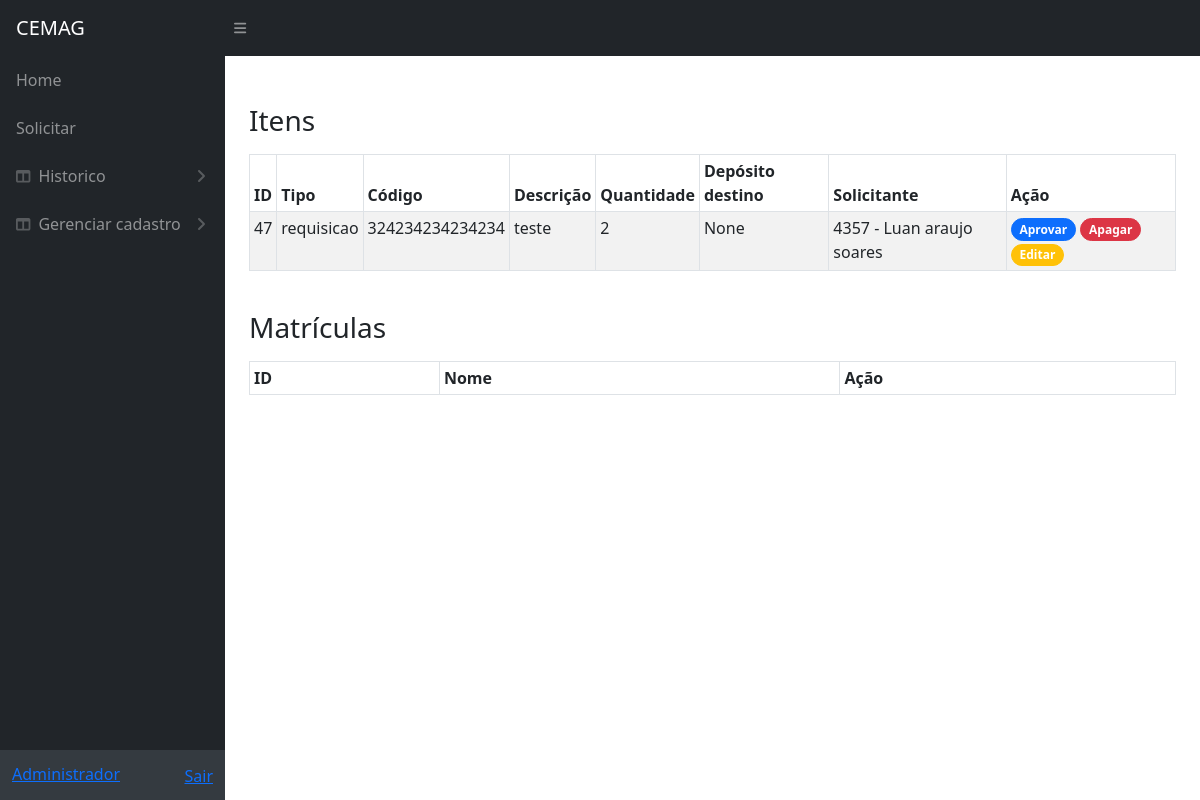
Page /solicitacao/gerir-solicitacao-cadastro/ (signed in) on the committed database.
### solicitacao/models.py (models this page shows, shortened)
class SolicitacaoCadastroItem(models.Model):
    tipo_solicitacao = models.CharField(max_length=20)
    funcionario = models.ForeignKey(Funcionario, on_delete=models.CASCADE, related_name='cadastro_item')
    codigo = models.CharField(max_length=100, blank=True, null=True)
    descricao = models.CharField(max_length=100, blank=True, null=True)
    quantidade = models.IntegerField()
    deposito_destino = models.ForeignKey(DepositoDestino, on_delete=models.CASCADE, related_name='solicitacao_deposito_destino', null=True, blank=True)
    cc = models.ForeignKey(Cc, on_delete=models.CASCADE, related_name='cadastro_cc', blank=True, null=True)
    aprovado = models.BooleanField(default=False)
    data_aprovacao = models.DateTimeField(blank=True, null=True)

### cadastro/models.py (models this page shows, shortened)
class Funcionario(models.Model):
    nome = models.CharField(max_length=100)
    matricula = models.CharField(max_length=5, unique=True)
    cc = models.ManyToManyField(Cc, related_name='funcionario_cc')

### solicitacao/views.py (the view, shortened to what this page needs)
# urls.py: path('gerir-solicitacao-cadastro/', views.gerir_solicitacoes, name='gerir_solicitacoes'),
@login_required
def gerir_solicitacoes(request):
    cadastro_matricula = SolicitacaoNovaMatricula.objects.filter(aprovado=False)
    cadastro_item = SolicitacaoCadastroItem.objects.filter(aprovado=False)
    mensagem_erro = None  # Variável para armazenar a mensagem de erro
    context = {
        'cadastro_matricula': cadastro_matricula,
        'cadastro_item': cadastro_item,
        'mensagem_erro': mensagem_erro,  # Adiciona a mensagem de erro ao contexto
    }
    return render(request, 'solicitacao-cadastro.html', context)

### solicitacao/templates/solicitacao-cadastro.html (shortened to what this page needs)
{% extends 'base.html' %}
{% block content %}
<br>
<br>
<h3 class="mb-3">Itens</h3>
<table id="solicitacaoCadastroTable" class="table table-bordered table-striped table-sm mb-3">
    <thead>
        <tr>
            <th>ID</th>
            <th>Tipo</th>
            <th>Código</th>
            <th>Descrição</th>
            <th>Quantidade</th>
            <th>Depósito destino</th>
            <th>Solicitante</th>
            <th>Ação</th>
        </tr>
    </thead>
    <tbody>
        {% for item in cadastro_item %}
        <tr>
            <td>{{ item.id }}</td>
            <td>{{ item.tipo_solicitacao }}</td>
            <td>{{ item.codigo }}</td>
            <td>{{ item.descricao }}</td>
            <td>{{ item.quantidade }}</td>
            <td>{{ item.deposito_destino_id }}</td>
            <td>{{ item.funcionario.matricula }} - {{ item.funcionario.nome }}</td>
            <td>
                <form method="post" id="form-solicitacao-item">
                    {% if item.tipo_solicitacao == 'requisicao' %}
                    <button class="badge rounded-pill btn btn-sm btn-primary" type="button"
                        name="add" data-tipo-cadastro="item" data-id="{{item.id}}"
                        onclick="prepararAdd(this, true);">Aprovar</button>
                    {% else %}
                    <button class="badge rounded-pill btn btn-sm btn-primary" type="button"
                        name="add" data-tipo-cadastro="item" data-id="{{item.id}}"
                        onclick="prepararAdd(this, false);">Aprovar</button>
                    {% endif %}
                    <button class="badge rounded-pill btn btn-sm btn-danger" type="submit" name="apagar" data-tipo-cadastro="item" data-id="{{item.id}}" onclick="return prepararApagar(this, 'form-solicitacao-item');">Apagar</button>
                    <a href="{% url 'edit_solicitacao_cadastro_item' item.pk item.tipo_solicitacao %}" class="badge rounded-pill btn btn-sm btn-warning" type="button">Editar</a>
                </form>
            </td>
        </tr>
        {% endfor %}
    </tbody>
</table>
<br>
<h3 class="mb-3">Matrículas</h3>
<table id="solicitacaoItemTable" class="table table-bordered table-striped table-sm mb-3">
    <thead>
        <tr>
            <th>ID</th>
            <th>Nome</th>
            <th>Ação</th>
        </tr>
    </thead>
</table>
<br>
{% endblock %}

### rows in the picture
SolicitacaoCadastroItem: id "47", tipo_solicitacao "requisicao", codigo "324234234234234", descricao "teste", quantidade "2", deposito_destino_id "None", funcionario.matricula "4357", funcionario.nome "Luan araujo soares"
